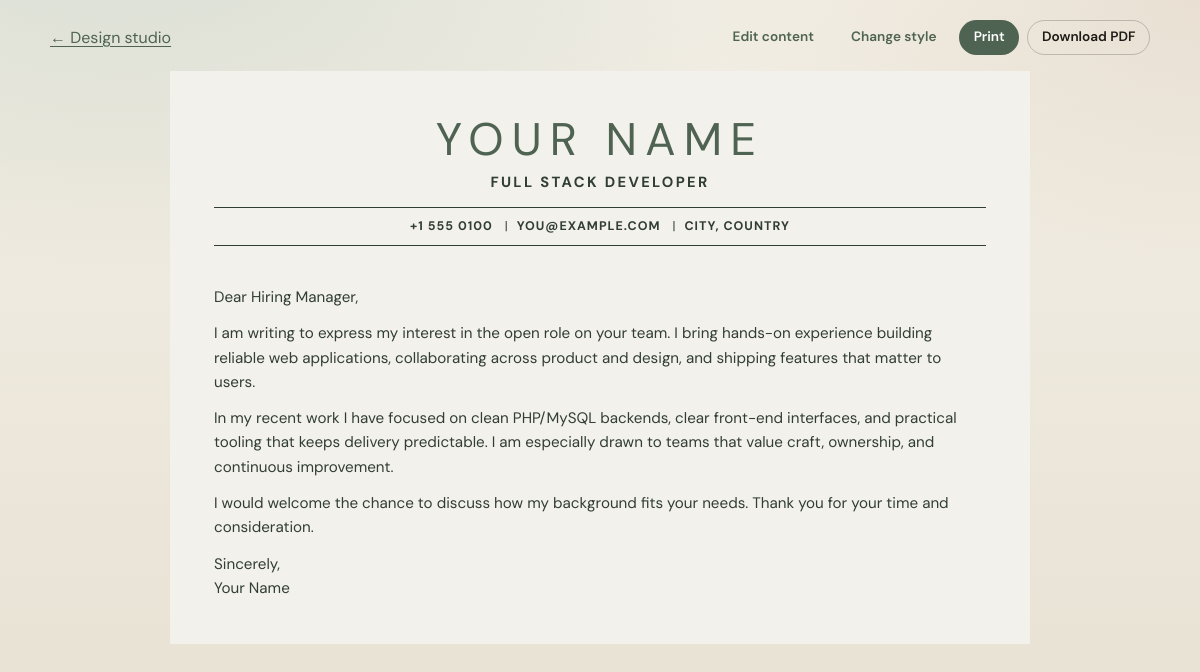
/cover-letter.php, run on the app's committed database.
### tables this page shows
CREATE TABLE resume_profile (
  id INT UNSIGNED NOT NULL AUTO_INCREMENT PRIMARY KEY,
  full_name VARCHAR(160) NOT NULL,
  title VARCHAR(200) NOT NULL DEFAULT '',
  email VARCHAR(160) NOT NULL DEFAULT '',
  phone VARCHAR(80) NOT NULL DEFAULT '',
  location VARCHAR(160) NOT NULL DEFAULT '',
  gender VARCHAR(40) NOT NULL DEFAULT '',
  date_of_birth DATE NULL,
  country VARCHAR(120) NOT NULL DEFAULT '',
  nationality VARCHAR(120) NOT NULL DEFAULT '',
  photo_path VARCHAR(255) NOT NULL DEFAULT '',
  show_photo TINYINT(1) NOT NULL DEFAULT 1,
  links JSON NULL,
  updated_at TIMESTAMP NOT NULL DEFAULT CURRENT_TIMESTAMP ON UPDATE CURRENT_TIMESTAMP
);

CREATE TABLE cover_letters (
  id INT UNSIGNED NOT NULL AUTO_INCREMENT PRIMARY KEY,
  title VARCHAR(200) NOT NULL,
  body MEDIUMTEXT NOT NULL,
  company VARCHAR(160) NOT NULL DEFAULT '',
  is_active TINYINT(1) NOT NULL DEFAULT 0,
  created_at TIMESTAMP NOT NULL DEFAULT CURRENT_TIMESTAMP,
  updated_at TIMESTAMP NOT NULL DEFAULT CURRENT_TIMESTAMP ON UPDATE CURRENT_TIMESTAMP
);

### src/Db.php (called while the page is built, shortened)
<?php
final class Db
{
    private static ?PDO $pdo = null;
    public static function pdo(): PDO
    {
        if (self::$pdo instanceof PDO) {
            return self::$pdo;
        }
        $url = getenv('DATABASE_URL') ?: '';
        $parts = parse_url($url);
        $dbName = ltrim($parts['path'], '/');
        $host = $parts['host'];
        $port = $parts['port'] ?? 3306;
        $user = $parts['user'] ?? 'db';
        $pass = $parts['pass'] ?? 'db';
        $dsn = sprintf('mysql:host=%s;port=%d;dbname=%s;charset=utf8mb4', $host, $port, $dbName);
        self::$pdo = new PDO($dsn, $user, $pass, [
            PDO::ATTR_ERRMODE => PDO::ERRMODE_EXCEPTION,
            PDO::ATTR_DEFAULT_FETCH_MODE => PDO::FETCH_ASSOC,
            PDO::ATTR_EMULATE_PREPARES => false,
        ]);
        return self::$pdo;
    }
}

### src/doc.php (called while the page is built, shortened)
<?php
function doc_view_options(): array
{
    $theme = App::resolveTheme($_GET['theme'] ?? null);
    $accent = App::resolveAccent($_GET['accent'] ?? null);
    $font = App::resolveFont($_GET['font'] ?? null);
    $embed = isset($_GET['embed']) && (string) $_GET['embed'] === '1';
    $pdfMode = (App::setting('pdf_mode', '0') ?: '0') === '1'
        || (isset($_GET['pdf']) && (string) $_GET['pdf'] === '1');
    return [
        'theme' => $theme,
        'accent' => $accent,
        'font' => $font,
        'embed' => $embed,
        'pdfMode' => $pdfMode,
        'company' => App::setting('active_company', '') ?: '',
    ];
}

### public/cover-letter.php (the view, shortened to what this page needs)
<?php
require_once dirname(__DIR__) . '/src/layout.php';
require_once dirname(__DIR__) . '/src/doc.php';
require_once dirname(__DIR__) . '/src/profile_meta.php';
$opts = doc_view_options();
$profile = App::profile();
$letter = App::activeCoverLetter();
$theme = $opts['theme'];
$embed = $opts['embed'];
$pdfMode = $opts['pdfMode'];
if (!$embed):
?>
<main class="doc-toolbar no-print">
  <div class="doc-toolbar-inner">
    <a href="/design.php?doc=cover">&larr; Design studio</a>
    <div class="doc-actions">
      <a class="btn btn-small" href="/editor.php#cover">Edit content</a>
      <a class="btn btn-small" href="/design.php?doc=cover">Change style</a>
      <button type="button" class="btn btn-small btn-primary" data-print>Print</button>
      <button type="button" class="btn btn-small btn-secondary" data-download-pdf>Download PDF</button>
    </div>
  </div>
</main>
<?php endif; ?>
<article class="cover-letter theme-<?= App::e($theme) ?><?= $pdfMode ? ' pdf-ready' : '' ?>" data-doc="cover">
  <header class="letter-from">
    <strong><?= App::e($profile['full_name']) ?></strong>
    <?php if (App::filled($profile['title'] ?? null)): ?>
      <span><?= App::e($profile['title']) ?></span>
    <?php endif; ?>
  </header>
  <?php if ($letter): ?>
    <div class="letter-body"><?= App::nl2p($letter['body']) ?></div>
  <?php else: ?>
    <p class="empty">No active cover letter. <a href="/editor.php#cover">Create one in the editor</a>.</p>
  <?php endif; ?>
</article>

### src/App.php (shortened to what this page needs)
<?php
final class App
{
    public static function setting(string $key, ?string $default = null): ?string
    {
        $stmt = Db::pdo()->prepare('SELECT `value` FROM settings WHERE `key` = ? LIMIT 1');
        $stmt->execute([$key]);
        $row = $stmt->fetch();
        return (string) $row['value'];
    }
    public static function profile(): array
    {
        $row = Db::pdo()->query('SELECT * FROM resume_profile ORDER BY id ASC LIMIT 1')->fetch();
        $links = $row['links'];
        if (is_string($links)) {
            $decoded = json_decode($links, true);
            $row['links'] = is_array($decoded) ? $decoded : [];
        } elseif (!is_array($links)) {
            $row['links'] = [];
        }
        $row['show_photo'] = (int) ($row['show_photo'] ?? 1);
        $row['photo_path'] = (string) ($row['photo_path'] ?? '');
        return $row;
    }
    public static function activeCoverLetter(): ?array
    {
        $row = Db::pdo()->query(
            'SELECT * FROM cover_letters WHERE is_active = 1 ORDER BY updated_at DESC LIMIT 1'
        )->fetch();
        return $row === false ? null : $row;
    }
    public static function e(?string $value): string
    {
        return htmlspecialchars((string) $value, ENT_QUOTES | ENT_SUBSTITUTE, 'UTF-8');
    }
    public static function nl2p(string $text): string
    {
        $text = trim($text);
        $paragraphs = preg_split("/\n{2,}/", $text) ?: [];
        $html = '';
        foreach ($paragraphs as $p) {
            $lines = preg_split("/\n/", $p) ?: [];
            $escaped = array_map(static fn(string $line): string => self::e($line), $lines);
            $html .= '<p>' . implode('<br>', $escaped) . '</p>';
        }
        return $html;
    }
    public static function themes(): array
    {
        return [
            'midnight' => [
                'label' => 'Midnight',
                'blurb' => 'Word-style dark letter — large caps name, Aptos/Arial, pipe contacts.',
            ],
            'sage' => [
                'label' => 'Sage',
                'blurb' => 'Word-style sage letter — centered name, Candara, contact between thin rules.',
            ],
            'classic' => [
                'label' => 'Classic',
                'blurb' => 'Serif name, accent underline — clean and traditional.',
            ],
            'modern' => [
                'label' => 'Modern',
                'blurb' => 'Bold left accent bar and open spacing.',
            ],
            'compact' => [
                'label' => 'Compact',
                'blurb' => 'Tighter type for one-page applications.',
            ],
            'sidebar' => [
                'label' => 'Sidebar',
                'blurb' => 'Colored side column for contact and name.',
            ],
            'executive' => [
                'label' => 'Executive',
                'blurb' => 'Clean left-aligned layout with refined rules — formal and sharp.',
            ],
            'company' => [
                'label' => 'Company tint',
                'blurb' => 'Soft brand wash using your accent color.',
            ],
            'banner' => [
                'label' => 'Banner',
                'blurb' => 'Full-width accent header band with white name.',
            ],
            'split' => [
                'label' => 'Split',
                'blurb' => 'Two-tone header with name left and contacts right.',
            ],
            'minimal' => [
                'label' => 'Minimal',
                'blurb' => 'Quiet typography, almost no decoration.',
            ],
            'slate' => [
                'label' => 'Slate',
                'blurb' => 'Dark slate header strip for strong contrast.',
            ],
            'serif' => [
                'label' => 'Editorial',
                'blurb' => 'Large serif headlines with editorial section titles.',
            ],
            'cards' => [
                'label' => 'Cards',
                'blurb' => 'Each section sits in a soft bordered card.',
            ],
        ];
    }
    public static function filled(?string $value): bool
    {
        return $value !== null && trim($value) !== '';
    }
    public static function themeKeys(): array
    {
        return array_keys(self::themes());
    }
    public static function fontKeys(): array
    {
        return array_keys(self::fonts());
    }
    public static function resolveFont(?string $font): string
    {
        $font = $font ?: (self::setting('font_family', 'candara') ?: 'candara');
        return in_array($font, self::fontKeys(), true) ? $font : 'candara';
    }
    public static function resolveTheme(?string $theme): string
    {
        $theme = $theme ?: (self::setting('theme', 'sage') ?: 'sage');
        return in_array($theme, self::themeKeys(), true) ? $theme : 'sage';
    }
    public static function resolveAccent(?string $accent): string
    {
        $accent = $accent ?: (self::setting('accent_color', '#4E6351') ?: '#4E6351');
        return preg_match('/^#[0-9A-Fa-f]{6}$/', $accent) ? $accent : '#4E6351';
    }
}

### public/assets/css/app.css (style rules this page uses)
:root { --bg: #f3efe6; --bg-deep: #e7e0d2; --ink: #1c1a16; --muted: #5c564c; --line: rgba(28, 26, 22, 0.12); --paper: #fffcf7; --accent: #1a5f4a; --accent-ink: #fff; --danger: #8b2e2e; --radius: 12px; --font: "DM Sans", system-ui, sans-serif; --display: "Instrument Serif", Georgia, serif; --shadow: 0 18px 40px rgba(28, 26, 22, 0.08); }
*, *::before, *::after { box-sizing: border-box; }
html { scroll-behavior: smooth; }
body { margin: 0; min-height: 100vh; font-family: var(--font); color: var(--ink); background: radial-gradient(1200px 600px at 10% -10%, rgba(26, 95, 74, 0.12), transparent 60%), radial-gradient(900px 500px at 100% 0%, rgba(140, 90, 40, 0.1), transparent 55%), linear-gradient(180deg, var(--bg) 0%, var(--bg-deep) 100%); line-height: 1.5; }
a { color: var(--accent); text-decoration-thickness: 1px; text-underline-offset: 0.18em; }
.btn { display: inline-flex; align-items: center; justify-content: center; gap: 0.4rem; border: 1px solid transparent; border-radius: 999px; padding: 0.7rem 1.2rem; font: inherit; font-weight: 600; font-size: 0.95rem; cursor: pointer; text-decoration: none; transition: transform 0.15s ease, background 0.15s ease, color 0.15s ease; }
.btn-primary { background: var(--accent); color: var(--accent-ink); }
.btn-secondary { background: transparent; color: var(--ink); border-color: color-mix(in srgb, var(--ink) 22%, transparent); }
.btn-small { padding: 0.4rem 0.85rem; font-size: 0.85rem; }
.doc-toolbar { margin-bottom: 1rem; }
.doc-toolbar-inner { display: flex; justify-content: space-between; align-items: center; gap: 1rem; }
.doc-actions { display: flex; gap: 0.5rem; }

### public/assets/css/resume-themes.css (style rules this page uses)
.resume, .cover-letter { background: var(--paper); color: var(--ink); border: 1px solid var(--line); border-radius: calc(var(--radius) + 2px); padding: clamp(1.5rem, 4vw, 2.75rem); box-shadow: var(--shadow); max-width: 820px; margin: 0 auto; font-family: var(--doc-font, Georgia, serif); }
.resume-header h1, .letter-from strong { margin: 0; font-family: var(--doc-font, var(--display)); font-size: clamp(2.2rem, 5vw, 3rem); font-weight: 400; letter-spacing: -0.02em; line-height: 1.1; }
.resume-body p, .letter-body p { margin: 0 0 0.75rem; }
.resume-body p:last-child, .letter-body p:last-child { margin-bottom: 0; }
.letter-from { display: grid; gap: 0.25rem; margin-bottom: 1.75rem; }
.letter-from span { color: var(--muted); }
.theme-sage.resume, .theme-sage.cover-letter { background: #f3f1ec; color: #313e32; border: none; box-shadow: none; border-radius: 0; max-width: 860px; }
.theme-sage .resume-header, .theme-sage .letter-from { text-align: center; border: none; padding: 0 0 1.1rem; margin: 0 0 1.35rem; display: grid; justify-items: center; gap: 0.35rem; }
.theme-sage .resume-header h1, .theme-sage .letter-from strong { color: #4e6351; text-transform: uppercase; letter-spacing: 0.18em; font-weight: 400; font-size: clamp(2rem, 5vw, 2.85rem); }
.theme-sage .resume-title, .theme-sage .letter-from span { color: #313e32; text-transform: uppercase; letter-spacing: 0.16em; font-weight: 700; font-size: 0.92rem; margin: 0; }
.theme-sage .resume-body, .theme-sage .letter-body { color: #313e32; font-size: 0.95rem; line-height: 1.6; }

### data on the page
resume_profile: full_name "YOUR NAME", title "FULL STACK DEVELOPER"
cover_letters: body "Dear Hiring Manager,", body "I am writing to express my interest in the open role on your team. I bring hands-on experience building reliable web applications, collaborating across product and design, and shipping features that matter to users.", body "In my recent work I have focused on clean PHP/MySQL backends, clear front-end interfaces, and practical tooling that keeps delivery predictable. I am especially drawn to teams that value craft, ownership, and continuous improvement.", body "I would welcome the chance to discuss how my background fits your needs. Thank you for your time and consideration.", body "Sincerely, Your Name"

### other printed values
App::e($item['text']) "+1 555 0100"
App::e($item['text']) "YOU@EXAMPLE.COM"
App::e($item['text']) "CITY, COUNTRY"
